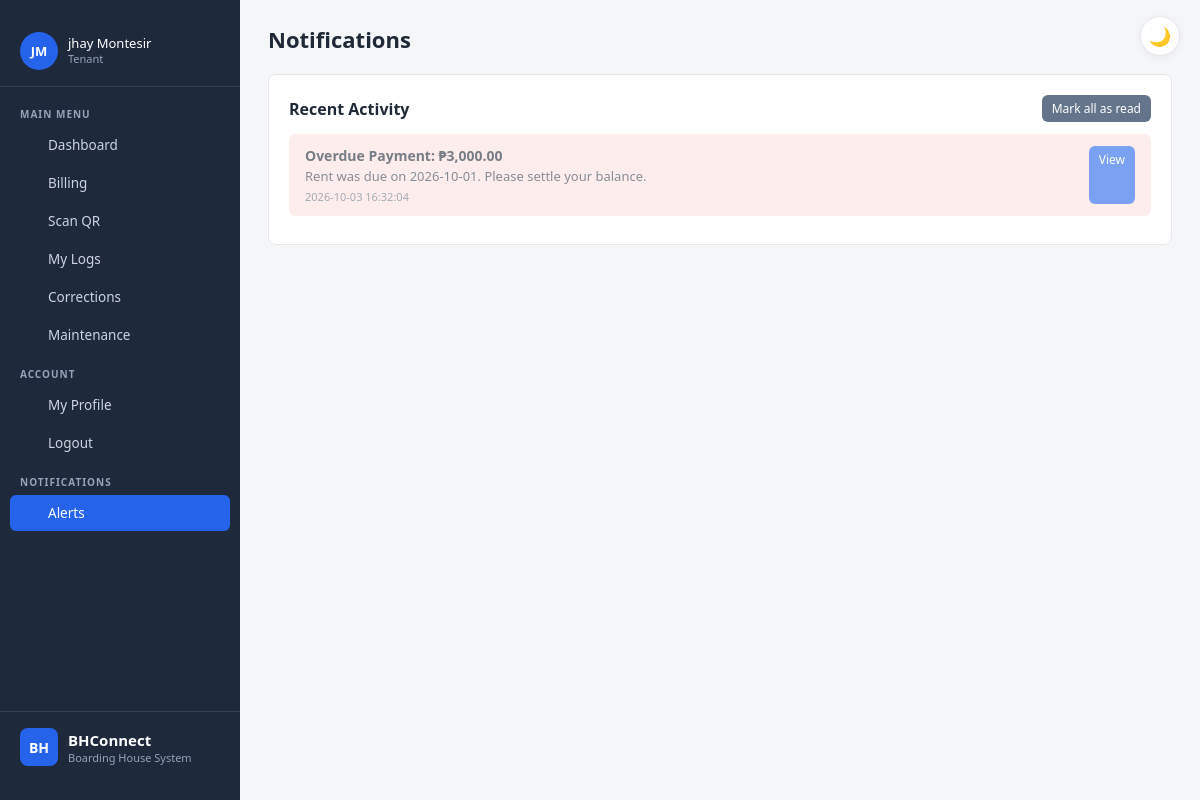
Screenshot of /notifications.php (signed in) with the database file from the repository.
### tables this page shows
CREATE TABLE `tenants` (
  `id` int(11) NOT NULL,
  `full_name` varchar(100) NOT NULL,
  `contact` varchar(30) DEFAULT NULL,
  `email` varchar(100) DEFAULT NULL,
  `emergency_contact` varchar(100) DEFAULT NULL,
  `room_id` int(11) DEFAULT NULL,
  `status` enum('active','archived') DEFAULT 'active',
  `created_at` timestamp NOT NULL DEFAULT current_timestamp()
);

CREATE TABLE `notifications` (
  `id` int(11) NOT NULL,
  `user_id` int(11) NOT NULL,
  `title` varchar(255) NOT NULL,
  `message` text DEFAULT NULL,
  `link` varchar(255) DEFAULT NULL,
  `type` enum('info','warning','success','danger') DEFAULT 'info',
  `ref_key` varchar(100) DEFAULT NULL,
  `is_read` tinyint(1) DEFAULT 0,
  `created_at` timestamp NOT NULL DEFAULT current_timestamp()
);

### includes/auth.php (called while the page is built, shortened)
<?php
function currentUser() {
    return [
        'id'        => $_SESSION['user_id']  ?? null,
        'username'  => $_SESSION['username'] ?? null,
        'role'      => $_SESSION['role']     ?? null,
        'tenant_id' => $_SESSION['tenant_id']?? null,
    ];
}
?>

### notifications.php (the view, shortened to what this page needs)
<?php
require 'includes/auth.php';
$u = currentUser();
$userId = (int)$u['id'];
$stmt = $conn->prepare("SELECT * FROM notifications WHERE user_id = ? ORDER BY is_read ASC, created_at DESC LIMIT 50");
$stmt->bind_param("i", $userId);
$stmt->execute();
$notifs = $stmt->get_result();
include 'includes/header.php';
?>
<h1>Notifications</h1>
<?php if ($notifs->num_rows === 0): ?>
  <div class="card">
    <p style="color:#6b7280;">No notifications yet. You'll see reminders here when a payment is due soon or overdue.</p>
  </div>
<?php else: ?>
  <div class="card">
    <div style="display:flex; justify-content:space-between; align-items:center; margin-bottom:12px;">
      <h2 style="margin:0;">Recent Activity</h2>
      <form method="post">
        <button class="btn btn-sm btn-gray" type="submit">Mark all as read</button>
      </form>
    </div>
    <?php while ($n = $notifs->fetch_assoc()): ?>
      <?php
        $colors = ['info'=>'#dbeafe', 'warning'=>'#fef3c7', 'success'=>'#d1fae5', 'danger'=>'#fee2e2'];
        $bg = $colors[$n['type']] ?? '#f3f4f6';
        $opacity = $n['is_read'] ? '0.6' : '1';
      ?>
      <div style="background:<?= $bg ?>; opacity:<?= $opacity ?>; padding:12px 16px; border-radius:6px; margin-bottom:8px;">
        <div style="display:flex; justify-content:space-between; gap:12px;">
          <div style="flex:1;">
            <div style="font-weight:600; font-size:14px; margin-bottom:2px;">
              <?= htmlspecialchars($n['title']) ?>
            </div>
            <div style="font-size:13px; color:#374151;"><?= htmlspecialchars($n['message']) ?></div>
            <div style="font-size:11px; color:#6b7280; margin-top:4px;"><?= $n['created_at'] ?></div>
          </div>
          <?php if ($n['link']): ?>
            <a href="<?= htmlspecialchars($n['link']) ?>" class="btn btn-sm">View</a>
          <?php endif; ?>
        </div>
      </div>
    <?php endwhile; ?>
  </div>
<?php endif; ?>
<?php include 'includes/footer.php'; ?>

### includes/header.php (shortened to what this page needs)
<?php
$u = currentUser();
$role = $u['role'] ?? null;
$currentFile = basename($_SERVER['PHP_SELF']);
if (!function_exists('icon')) {
function icon($name) {
    $icons = [
        'dashboard'  => '<rect x="3" y="3" width="7" height="7"/><rect x="14" y="3" width="7" height="7"/><rect x="3" y="14" width="7" height="7"/><rect x="14" y="14" width="7" height="7"/>',
        'rooms'      => '<path d="M3 21h18M5 21V7l7-4 7 4v14M9 21v-6h6v6"/>',
        'tenants'    => '<path d="M17 21v-2a4 4 0 0 0-4-4H5a4 4 0 0 0-4 4v2"/><circle cx="9" cy="7" r="4"/><path d="M23 21v-2a4 4 0 0 0-3-3.87"/><path d="M16 3.13a4 4 0 0 1 0 7.75"/>',
        'contracts'  => '<path d="M14 2H6a2 2 0 0 0-2 2v16a2 2 0 0 0 2 2h12a2 2 0 0 0 2-2V8z"/><polyline points="14 2 14 8 20 8"/><line x1="16" y1="13" x2="8" y2="13"/><line x1="16" y1="17" x2="8" y2="17"/>',
        'utility'    => '<polygon points="13 2 3 14 12 14 11 22 21 10 12 10 13 2"/>',
        'payments'   => '<rect x="1" y="4" width="22" height="16" rx="2"/><line x1="1" y1="10" x2="23" y2="10"/>',
        'maintenance'=> '<path d="M14.7 6.3a1 1 0 0 0 0 1.4l1.6 1.6a1 1 0 0 0 1.4 0l3.77-3.77a6 6 0 0 1-7.94 7.94l-6.91 6.91a2.12 2.12 0 0 1-3-3l6.91-6.91a6 6 0 0 1 7.94-7.94l-3.76 3.76z"/>',
        'qr'         => '<rect x="3" y="3" width="7" height="7"/><rect x="14" y="3" width="7" height="7"/><rect x="3" y="14" width="7" height="7"/><line x1="14" y1="14" x2="14" y2="21"/><line x1="21" y1="14" x2="21" y2="21"/><line x1="14" y1="21" x2="21" y2="21"/>',
        'corrections'=> '<path d="M11 4H4a2 2 0 0 0-2 2v14a2 2 0 0 0 2 2h14a2 2 0 0 0 2-2v-7"/><path d="M18.5 2.5a2.121 2.121 0 0 1 3 3L12 15l-4 1 1-4 9.5-9.5z"/>',
        'billing'    => '<path d="M4 2v20l2-1 2 1 2-1 2 1 2-1 2 1 2-1 2 1V2l-2 1-2-1-2 1-2-1-2 1-2-1-2 1z"/><line x1="8" y1="8" x2="16" y2="8"/><line x1="8" y1="12" x2="16" y2="12"/>',
        'logs'       => '<line x1="8" y1="6" x2="21" y2="6"/><line x1="8" y1="12" x2="21" y2="12"/><line x1="8" y1="18" x2="21" y2="18"/><line x1="3" y1="6" x2="3.01" y2="6"/><line x1="3" y1="12" x2="3.01" y2="12"/><line x1="3" y1="18" x2="3.01" y2="18"/>',
        'logout'     => '<path d="M9 21H5a2 2 0 0 1-2-2V5a2 2 0 0 1 2-2h4"/><polyline points="16 17 21 12 16 7"/><line x1="21" y1="12" x2="9" y2="12"/>',
        'bell'       => '<path d="M18 8A6 6 0 0 0 6 8c0 7-3 9-3 9h18s-3-2-3-9"/><path d="M13.73 21a2 2 0 0 1-3.46 0"/>',
        'user'       => '<path d="M20 21v-2a4 4 0 0 0-4-4H8a4 4 0 0 0-4 4v2"/><circle cx="12" cy="7" r="4"/>',
    ];
    return '<svg viewBox="0 0 24 24" fill="none" stroke="currentColor" stroke-width="2" stroke-linecap="round" stroke-linejoin="round">' . ($icons[$name] ?? '') . '</svg>';
}
}
if (!function_exists('initials')) {
function initials($name) {
    $name = trim((string)$name);
    $parts = preg_split('/\s+/', $name);
    $first = isset($parts[0][0]) ? $parts[0][0] : '?';
    $last  = (count($parts) > 1 && isset($parts[count($parts)-1][0])) ? $parts[count($parts)-1][0] : '';
    return strtoupper($first . $last);
}
}
$displayName = $u['username'] ?? 'User';
if ($role === 'tenant' && !empty($u['tenant_id'])) {
    $tid = (int)$u['tenant_id'];
    $row = $conn->query("SELECT full_name FROM tenants WHERE id=$tid")->fetch_assoc();
    if ($row) $displayName = $row['full_name'];
}
$unread = 0;
if (!empty($u['id'])) {
    $chk = $conn->prepare("SELECT COUNT(*) c FROM notifications WHERE user_id = ? AND is_read = 0");
    $chk->bind_param("i", $u['id']);
    $chk->execute();
    $unread = (int)$chk->get_result()->fetch_assoc()['c'];
}
$sidebarAvatar = null;
$sidebarHasAvatar = false;
if (!empty($u['id'])) {
    $avRes = $conn->query("SELECT avatar FROM users WHERE id=" . (int)$u['id']);
    if ($avRes) {
        $avRow = $avRes->fetch_assoc();
        $sidebarAvatar = $avRow['avatar'] ?? null;
    }
}
?>
<!DOCTYPE html>
<html lang="en">
<head>
<link rel="stylesheet" href="<?= BASE ?>/assets/css/style.css">
</head>
<body>
<?php if ($role): ?>
<button class="theme-toggle" onclick="toggleTheme()" title="Toggle dark mode">
  <span id="theme-icon">🌙</span>
</button>
<aside class="sidebar">
  <a href="<?= BASE ?>/profile.php" class="user-card" style="text-decoration:none;">
    <div class="avatar">
      <?php if ($sidebarHasAvatar): ?>
        <img src="<?= BASE ?>/uploads/avatars/<?= htmlspecialchars($sidebarAvatar) ?>?v=<?= time() ?>"
             alt="Avatar" style="width:100%; height:100%; object-fit:cover; border-radius:50%;">
      <?php else: ?>
        <?= initials($displayName) ?>
      <?php endif; ?>
    </div>
    <div class="user-info">
      <div class="user-name"><?= htmlspecialchars($displayName) ?></div>
      <div class="user-role"><?= htmlspecialchars($role) ?></div>
    </div>
  </a>
  <div class="menu-label">MAIN MENU</div>
  <nav class="menu">
    <?php if ($role === 'landlord'): ?>
      <a href="<?= BASE ?>/landlord/dashboard.php" class="<?= $currentFile === 'dashboard.php' ? 'active' : '' ?>">
        <?= icon('dashboard') ?><span>Dashboard</span>
      </a>
      <a href="<?= BASE ?>/landlord/rooms.php" class="<?= $currentFile === 'rooms.php' ? 'active' : '' ?>">
        <?= icon('rooms') ?><span>Rooms</span>
      </a>
      <a href="<?= BASE ?>/landlord/tenants.php" class="<?= $currentFile === 'tenants.php' ? 'active' : '' ?>">
        <?= icon('tenants') ?><span>Tenants</span>
      </a>
      <a href="<?= BASE ?>/landlord/contracts.php" class="<?= $currentFile === 'contracts.php' ? 'active' : '' ?>">
        <?= icon('contracts') ?><span>Contracts</span>
      </a>
      <a href="<?= BASE ?>/landlord/utility.php" class="<?= $currentFile === 'utility.php' ? 'active' : '' ?>">
        <?= icon('utility') ?><span>Utility</span>
      </a>
      <a href="<?= BASE ?>/landlord/payments.php" class="<?= $currentFile === 'payments.php' ? 'active' : '' ?>">
        <?= icon('payments') ?><span>Payments</span>
      </a>
      <a href="<?= BASE ?>/landlord/maintenance.php" class="<?= $currentFile === 'maintenance.php' ? 'active' : '' ?>">
        <?= icon('maintenance') ?><span>Maintenance</span>
      </a>
      <a href="<?= BASE ?>/landlord/qr_display.php" class="<?= $currentFile === 'qr_display.php' ? 'active' : '' ?>">
        <?= icon('qr') ?><span>QR Code</span>
      </a>
      <a href="<?= BASE ?>/landlord/corrections.php" class="<?= $currentFile === 'corrections.php' ? 'active' : '' ?>">
        <?= icon('corrections') ?><span>Corrections</span>
      </a>
    <?php else: ?>
      <a href="<?= BASE ?>/tenant/dashboard.php" class="<?= $currentFile === 'dashboard.php' ? 'active' : '' ?>">
        <?= icon('dashboard') ?><span>Dashboard</span>
      </a>
      <a href="<?= BASE ?>/tenant/billing.php" class="<?= $currentFile === 'billing.php' ? 'active' : '' ?>">
        <?= icon('billing') ?><span>Billing</span>
      </a>
      <a href="<?= BASE ?>/tenant/scan.php" class="<?= $currentFile === 'scan.php' ? 'active' : '' ?>">
        <?= icon('qr') ?><span>Scan QR</span>
      </a>
      <a href="<?= BASE ?>/tenant/logs.php" class="<?= $currentFile === 'logs.php' ? 'active' : '' ?>">
        <?= icon('logs') ?><span>My Logs</span>
      </a>
      <a href="<?= BASE ?>/tenant/corrections.php" class="<?= $currentFile === 'corrections.php' ? 'active' : '' ?>">
        <?= icon('corrections') ?><span>Corrections</span>
      </a>
      <a href="<?= BASE ?>/tenant/maintenance.php" class="<?= $currentFile === 'maintenance.php' ? 'active' : '' ?>">
        <?= icon('maintenance') ?><span>Maintenance</span>
      </a>
    <?php endif; ?>
  </nav>
  <div class="menu-label">ACCOUNT</div>
  <nav class="menu">
    <a href="<?= BASE ?>/profile.php" class="<?= $currentFile === 'profile.php' ? 'active' : '' ?>">
      <?= icon('user') ?><span>My Profile</span>
    </a>
    <a href="<?= BASE ?>/logout.php">
      <?= icon('logout') ?><span>Logout</span>
    </a>
  </nav>
  <div class="menu-label">NOTIFICATIONS</div>
  <nav class="menu">
    <a href="<?= BASE ?>/notifications.php" class="<?= $currentFile === 'notifications.php' ? 'active' : '' ?>">
      <?= icon('bell') ?><span>Alerts<?= $unread > 0 ? ' <span style="background:#dc2626;color:#fff;border-radius:10px;padding:1px 7px;font-size:11px;margin-left:4px;">' . $unread . '</span>' : '' ?></span>
    </a>
  </nav>
  <div class="brand">
    <div class="brand-icon">BH</div>
    <div class="brand-text">
      <div class="brand-name">BHConnect</div>
      <div class="brand-sub">Boarding House System</div>
    </div>
  </div>
</aside>
<?php endif; ?>
<main class="content">

### assets/css/style.css (style rules this page uses)
:root { --bg: #f5f6f8; --card-bg: #ffffff; --text: #1f2937; --text-muted: #6b7280; --text-dim: #94a3b8; --border: #e5e7eb; --border-soft: #f1f5f9; --input-bg: #ffffff; --input-border: #d1d5db; --sidebar-bg: #1e293b; --sidebar-text: #cbd5e1; --sidebar-hover: #334155; --sidebar-border: #334155; --brand-name: #ffffff; --brand-sub: #94a3b8; --user-name: #ffffff; --accent: #2563eb; --accent-hover: #1d4ed8; --danger: #dc2626; --danger-hover: #b91c1c; --table-header-bg: #f8fafc; --table-hover: #fafbfc; --shadow: rgba(0,0,0,0.05); }
* { box-sizing: border-box; }
html, body { margin: 0; padding: 0; }
body { font-family: 'Segoe UI', system-ui, Arial, sans-serif; background: var(--bg); color: var(--text); font-size: 14px; transition: background 0.2s, color 0.2s; }
.sidebar { position: fixed; top: 0; left: 0; width: 240px; height: 100vh; background: var(--sidebar-bg); color: var(--sidebar-text); display: flex; flex-direction: column; padding: 16px 0; overflow-y: auto; z-index: 100; }
.content { margin-left: 240px; padding: 24px 28px; min-height: 100vh; }
.brand { display: flex; align-items: center; gap: 10px; padding: 0 20px 18px; border-bottom: 1px solid var(--sidebar-border); margin-bottom: 6px; }
.brand-icon { width: 38px; height: 38px; background: var(--accent); border-radius: 8px; display: flex; align-items: center; justify-content: center; font-weight: 700; color: #fff; font-size: 14px; }
.brand-name { color: var(--brand-name); font-weight: 600; font-size: 15px; }
.brand-sub { font-size: 11px; color: var(--brand-sub); }
.menu-label { padding: 14px 20px 6px; font-size: 10px; letter-spacing: 0.1em; color: var(--text-dim); font-weight: 700; }
.menu { display: flex; flex-direction: column; gap: 2px; padding: 0 10px; }
.menu a { display: flex; align-items: center; gap: 10px; padding: 9px 12px; border-radius: 6px; color: var(--sidebar-text); text-decoration: none; font-size: 13.5px; transition: background 0.15s, color 0.15s; }
.menu a.active { background: var(--accent); color: #fff; font-weight: 500; }
.menu a svg { width: 16px; height: 16px; flex-shrink: 0; }
.user-card { margin-top: auto; padding: 14px 20px 4px; border-top: 1px solid var(--sidebar-border); display: flex; align-items: center; gap: 10px; }
.avatar { width: 38px; height: 38px; border-radius: 50%; background: var(--accent); color: #fff; display: flex; align-items: center; justify-content: center; font-weight: 600; font-size: 13px; flex-shrink: 0; overflow: hidden; }
.user-name { color: var(--user-name); font-size: 13px; font-weight: 500; line-height: 1.2; }
.user-role { color: var(--brand-sub); font-size: 11px; text-transform: capitalize; }
h1 { font-size: 22px; margin: 0 0 20px; font-weight: 600; }
h2 { font-size: 16px; margin: 0 0 12px; font-weight: 600; }
.card { background: var(--card-bg); border: 1px solid var(--border); border-radius: 8px; padding: 20px; margin-bottom: 16px; transition: background 0.2s, border-color 0.2s; }
button, .btn { background: var(--accent); color: #fff; border: none; padding: 8px 14px; border-radius: 6px; cursor: pointer; font-size: 13.5px; text-decoration: none; display: inline-block; font-family: inherit; transition: background 0.15s; }
.btn-sm { padding: 5px 10px; font-size: 12px; }
.btn-gray { background: #64748b; }
.theme-toggle { position: fixed; top: 16px; right: 20px; width: 40px; height: 40px; border-radius: 50%; background: var(--card-bg); border: 1px solid var(--border); color: var(--text); font-size: 18px; display: flex; align-items: center; justify-content: center; cursor: pointer; z-index: 200; box-shadow: 0 2px 8px var(--shadow); padding: 0; transition: transform 0.2s, background 0.2s; }
.sidebar .user-card { margin-top: 0; margin-bottom: 6px; border-top: none; border-bottom: 1px solid var(--sidebar-border); padding: 16px 20px; }
.sidebar .brand { margin-top: auto; margin-bottom: 0; border-bottom: none; border-top: 1px solid var(--sidebar-border); padding: 16px 20px 18px; }

### rows the page displays
tenants: full_name "JM", full_name "jhay Montesir"
notifications: title "Overdue Payment: ₱3,000.00", message "Rent was due on 2026-10-01. Please settle your balance.", created_at "2026-10-03 16:32:04"

### other values shown
$role "Tenant"
